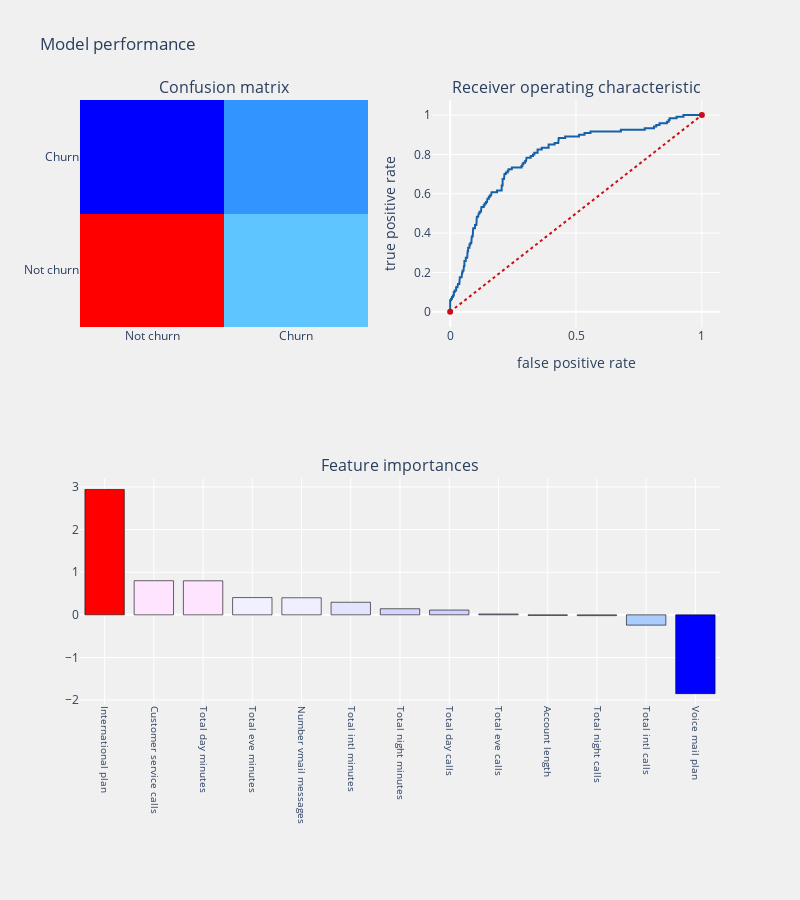

Notebook code for this chart:
### Markdown cell above
## <a id='4.2'>4.2. Synthetic Minority Oversampling TEchnique (SMOTE)</a>
* Randomly pick a point from the minority class.
* Compute the k-nearest neighbors (for some pre-specified k) for this point.
* Add k new points somewhere between the chosen point and each of its neighbors

### Code cell
from imblearn.over_sampling import SMOTE

#oversampling minority class using smote
smote = SMOTE(random_state = 0)
x_smote, y_smote = smote.fit_sample(x_train, y_train)
x_smote = pd.DataFrame(data = x_smote, columns=cols)
y_smote = pd.DataFrame(data = y_smote, columns=target_col)

logit_smote = LogisticRegression(C=1.0, class_weight=None, dual=False, fit_intercept=True,
                                 intercept_scaling=1, max_iter=100, multi_class='ovr', n_jobs=1,
                                 penalty='l2', random_state=None, solver='liblinear', tol=0.0001,
                                 verbose=0, warm_start=False)

telecom_churn_prediction(logit_smote, x_smote, x_test, y_smote, y_test, "coefficients", threshold_plot=True)

### Figure 1 — Plotly figure (JSON) as saved in the notebook; plotly's stock layout.template omitted (floating-point values rounded to 4 significant figures; data arrays with more than 128 entries replaced by an {"elided": "..."} marker saying what was removed)
{"data": [{"colorscale": [[0, "rgb(0,0,255)"], [0.1, "rgb(51,153,255)"], [0.2, "rgb(102,204,255)"], [0.3, "rgb(153,204,255)"], [0.4, "rgb(204,204,255)"], [0.5, "rgb(255,255,255)"], [0.6, "rgb(255,204,255)"], [0.7, "rgb(255,153,255)"], [0.8, "rgb(255,102,204)"], [0.9, "rgb(255,102,102)"], [1, "rgb(255,0,0)"]], "name": "Confusion matrix", "showscale": false, "type": "heatmap", "x": ["Not churn", "Churn"], "xaxis": "x", "y": ["Not churn", "Churn"], "yaxis": "y", "z": [[433, 114], [41, 79]]}, {"line": {"color": "rgb(22, 96, 167)", "width": 2}, "name": "Roc: 0.7249619134673979", "type": "scatter", "x": {"elided": "166 float values"}, "xaxis": "x2", "y": {"elided": "166 float values"}, "yaxis": "y2"}, {"line": {"color": "rgb(205, 12, 24)", "dash": "dot", "width": 2}, "type": "scatter", "x": [0, 1], "xaxis": "x2", "y": [0, 1], "yaxis": "y2"}, {"marker": {"color": [2.94, 0.8, 0.7981, 0.4046, 0.4001, 0.295, 0.1428, 0.1118, 0.01992, -0.01278, -0.0193, -0.2412, -1.848], "colorscale": [[0, "rgb(0,0,255)"], [0.1, "rgb(51,153,255)"], [0.2, "rgb(102,204,255)"], [0.3, "rgb(153,204,255)"], [0.4, "rgb(204,204,255)"], [0.5, "rgb(255,255,255)"], [0.6, "rgb(255,204,255)"], [0.7, "rgb(255,153,255)"], [0.8, "rgb(255,102,204)"], [0.9, "rgb(255,102,102)"], [1, "rgb(255,0,0)"]], "line": {"color": "black", "width": 0.6}}, "name": "coefficients", "type": "bar", "x": ["International plan", "Customer service calls", "Total day minutes", "Total eve minutes", "Number vmail messages", "Total intl minutes", "Total night minutes", "Total day calls", "Total eve calls", "Account length", "Total night calls", "Total intl calls", "Voice mail plan"], "xaxis": "x3", "y": [2.94, 0.8, 0.7981, 0.4046, 0.4001, 0.295, 0.1428, 0.1118, 0.01992, -0.01278, -0.0193, -0.2412, -1.848], "yaxis": "y3"}], "layout": {"annotations": [{"font": {"size": 16}, "showarrow": false, "text": "Confusion matrix", "x": 0.225, "xanchor": "center", "xref": "paper", "y": 1, "yanchor": "bottom", "yref": "paper"}, {"font": {"size": 16}, "showarrow": false, "text": "Receiver operating characteristic", "x": 0.775, "xanchor": "center", "xref": "paper", "y": 1, "yanchor": "bottom", "yref": "paper"}, {"font": {"size": 16}, "showarrow": false, "text": "Feature importances", "x": 0.5, "xanchor": "center", "xref": "paper", "y": 0.375, "yanchor": "bottom", "yref": "paper"}], "autosize": false, "height": 900, "margin": {"b": 195}, "paper_bgcolor": "rgba(240,240,240, 0.95)", "plot_bgcolor": "rgba(240,240,240, 0.95)", "showlegend": false, "title": {"text": "Model performance"}, "width": 800, "xaxis": {"anchor": "y", "domain": [0, 0.45]}, "xaxis2": {"anchor": "y2", "domain": [0.55, 1], "title": {"text": "false positive rate"}}, "xaxis3": {"anchor": "y3", "domain": [0, 1], "showgrid": true, "tickangle": 90, "tickfont": {"size": 10}}, "yaxis": {"anchor": "x", "domain": [0.625, 1]}, "yaxis2": {"anchor": "x2", "domain": [0.625, 1], "title": {"text": "true positive rate"}}, "yaxis3": {"anchor": "x3", "domain": [0, 0.375]}}}
